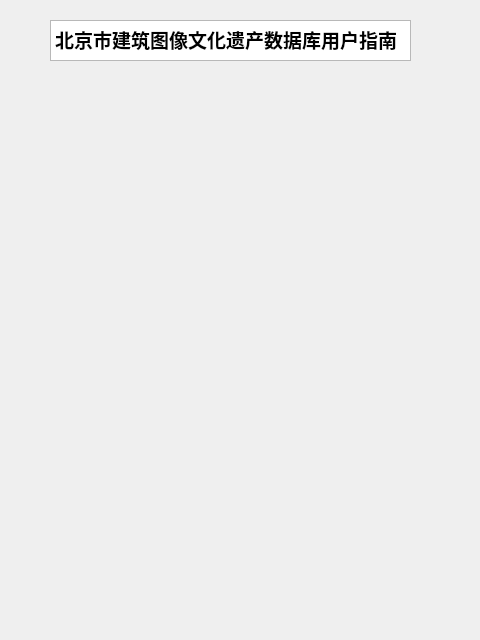
<?xml version="1.0" encoding="UTF-8"?>
<ui version="4.0">
 <class>UserGuidiance</class>
 <widget class="QDialog" name="UserGuidiance">
  <property name="geometry">
   <rect>
    <x>0</x>
    <y>0</y>
    <width>480</width>
    <height>640</height>
   </rect>
  </property>
  <property name="windowTitle">
   <string>Dialog</string>
  </property>
  <widget class="QTextEdit" name="textEdit">
   <property name="geometry">
    <rect>
     <x>50</x>
     <y>20</y>
     <width>361</width>
     <height>41</height>
    </rect>
   </property>
   <property name="html">
    <string>&lt;!DOCTYPE HTML PUBLIC &quot;-//W3C//DTD HTML 4.0//EN&quot; &quot;http://www.w3.org/TR/REC-html40/strict.dtd&quot;&gt;
&lt;html&gt;&lt;head&gt;&lt;meta name=&quot;qrichtext&quot; content=&quot;1&quot; /&gt;&lt;meta charset=&quot;utf-8&quot; /&gt;&lt;style type=&quot;text/css&quot;&gt;
p, li { white-space: pre-wrap; }
hr { height: 1px; border-width: 0; }
li.unchecked::marker { content: &quot;\2610&quot;; }
li.checked::marker { content: &quot;\2612&quot;; }
&lt;/style&gt;&lt;/head&gt;&lt;body style=&quot; font-family:'Microsoft YaHei UI'; font-size:9pt; font-weight:400; font-style:normal;&quot;&gt;
&lt;p style=&quot; margin-top:0px; margin-bottom:0px; margin-left:0px; margin-right:0px; -qt-block-indent:0; text-indent:0px;&quot;&gt;&lt;span style=&quot; font-size:14pt; font-weight:700;&quot;&gt;北京市建筑图像文化遗产数据库用户指南&lt;/span&gt;&lt;/p&gt;&lt;/body&gt;&lt;/html&gt;</string>
   </property>
  </widget>
 </widget>
 <resources/>
 <connections/>
</ui>
